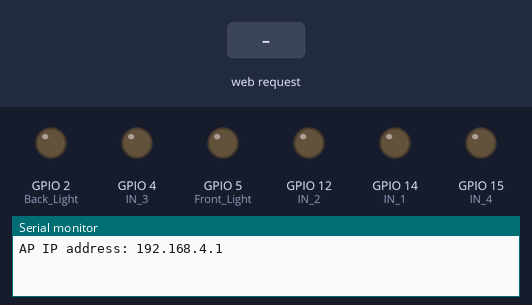
A sketch run on a simulated ESP8266 (NodeMCU). Shown: output pins drawn as LEDs (lit = HIGH), the last lines printed to the serial monitor. The test bench sets the inputs (shaded band).

Above: at 1.2 s.
1.3 s: HTTP request GET /?value=F1 received
At 2.5 s:
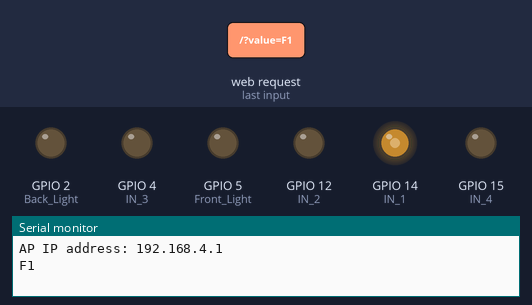
2.8 s: HTTP request GET /?value=B1 received
At 3.8 s:
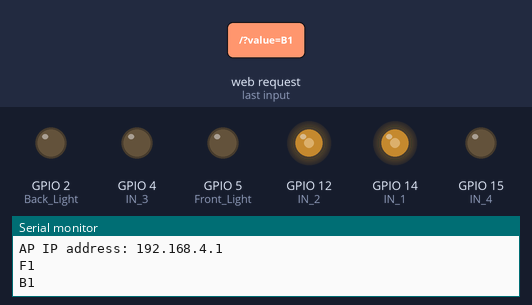
4.3 s: HTTP request GET /?value=L1 received
At 4.9 s:
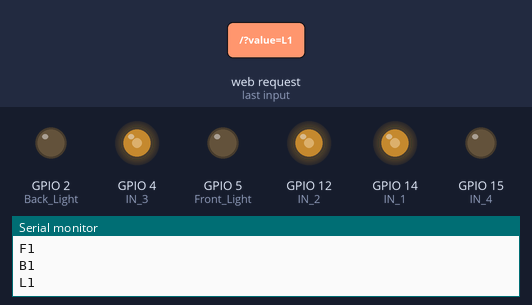
5.8 s: HTTP request GET /?value=R1 received
At 6.1 s:
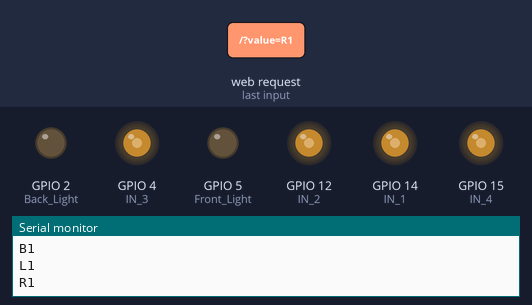
Timing chart, 0 to 8.3 s (numbered marks = the images above; inputs shaded):
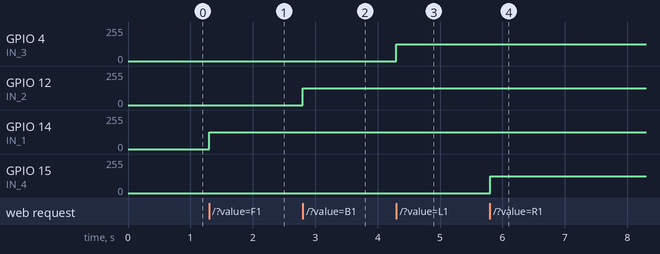

Measured:
- after the input at 1.3 s, GPIO 14 (IN_1): 0/255 → 127/255 at once
- after the input at 2.8 s, GPIO 12 (IN_2): 0/255 → 127/255 at once
- after the input at 4.3 s, GPIO 4 (IN_3): 0/255 → 127/255 at once
- after the input at 5.8 s, GPIO 15 (IN_4): 0/255 → 127/255 at once

The sketch:

Wifi_Car_Code.ino
```cpp
// This Code is written by Madugula Sai Venkata Saran
#include <ESP8266WiFi.h>
#include <WiFiClient.h>
#include <ESP8266WebServer.h>

#define IN_1  14
#define IN_2  12
#define IN_3  4
#define IN_4  15
#define Front_Light 5
#define Back_Light 2

int Front=0;
int Back=0;
int Left=0;
int Right=0;
int Stop=0;
int Fl=0;
int Bl=0;
int SteerSpeed=512;
int CarSpeed=512;
int x=0;
String symbol;
const char* ssid = "WiFi Rock Crawler";
ESP8266WebServer server(80);


void setup() {

 pinMode(IN_1, OUTPUT);
 pinMode(IN_2, OUTPUT);
 pinMode(IN_3, OUTPUT);
 pinMode(IN_4, OUTPUT);
 pinMode(Front_Light, OUTPUT);
 pinMode(Back_Light, OUTPUT);

 Serial.begin(115200);


 WiFi.mode(WIFI_AP);
 WiFi.softAP(ssid);
 IPAddress myIP = WiFi.softAPIP();
 Serial.print("AP IP address: ");
 Serial.println(myIP);


 server.on ( "/", HTTP_handleRoot );
 server.onNotFound ( HTTP_handleRoot );
 server.begin();
}


void loop() {
      server.handleClient();
      symbol = server.arg("value");

      x= symbol.toInt();

      if (symbol == "F1")Front = 1;
      else if (symbol == "B1")Back = 1;
      else if (symbol == "L1")Left = 1;
      else if (symbol == "R1")Right = 1;
      else if (symbol == "S1")Stop = 1;
      else if (symbol == "FL1")Fl = 1;
      else if (symbol == "BL1")Bl = 1;
      else if (symbol == "F0")Front = 0;
      else if (symbol == "B0")Back = 0;
      else if (symbol == "L0")Left = 0;
      else if (symbol == "R0")Right = 0;
      else if (symbol == "S0")Stop = 0;
      else if (symbol == "FL0")Fl = 0;
      else if (symbol == "BL0")Bl = 0;
      else if (1<x && x<512)SteerSpeed = x*2;
      else if (513<x && x<1024)CarSpeed = (x-512)*2;

      analogWrite(IN_1,CarSpeed*Front);
      analogWrite(IN_2,CarSpeed*Back);
      analogWrite(IN_3,SteerSpeed*Left);
      analogWrite(IN_4,SteerSpeed*Right);
      digitalWrite(Front_Light,Fl*1);
      digitalWrite(Back_Light,Bl*1);

      delayMicroseconds(1);

}

void HTTP_handleRoot(void) {

if( server.hasArg("value") ){
       Serial.println(server.arg("value"));
  }
  server.send ( 200, "text/html", "" );
  delayMicroseconds(1);
}
```
